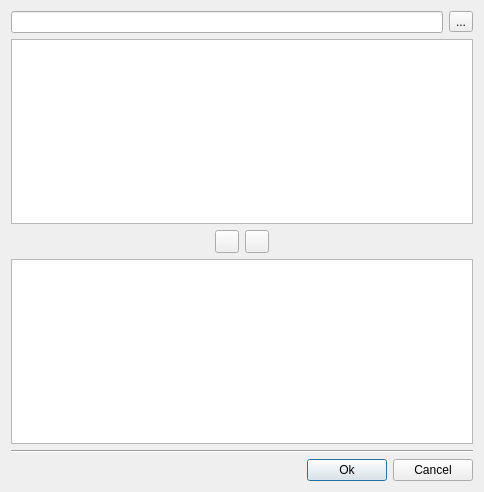
<?xml version="1.0" encoding="UTF-8"?>
<ui version="4.0">
 <class>CartoonBoxEditerDialog</class>
 <widget class="QDialog" name="CartoonBoxEditerDialog">
  <property name="geometry">
   <rect>
    <x>0</x>
    <y>0</y>
    <width>484</width>
    <height>492</height>
   </rect>
  </property>
  <property name="windowTitle">
   <string>Edit CartoonBox Frames</string>
  </property>
  <layout class="QVBoxLayout" name="verticalLayout">
   <item>
    <layout class="QHBoxLayout" name="horizontalLayout">
     <item>
      <widget class="QLineEdit" name="_filePath">
       <property name="readOnly">
        <bool>true</bool>
       </property>
      </widget>
     </item>
     <item>
      <widget class="QToolButton" name="_browseBtn">
       <property name="text">
        <string>...</string>
       </property>
      </widget>
     </item>
    </layout>
   </item>
   <item>
    <widget class="QListWidget" name="_srcImageList">
     <property name="verticalScrollMode">
      <enum>QAbstractItemView::ScrollPerPixel</enum>
     </property>
     <property name="horizontalScrollMode">
      <enum>QAbstractItemView::ScrollPerPixel</enum>
     </property>
     <property name="flow">
      <enum>QListView::LeftToRight</enum>
     </property>
    </widget>
   </item>
   <item>
    <layout class="QHBoxLayout" name="horizontalLayout_3">
     <item>
      <spacer name="horizontalSpacer_2">
       <property name="orientation">
        <enum>Qt::Horizontal</enum>
       </property>
       <property name="sizeHint" stdset="0">
        <size>
         <width>40</width>
         <height>20</height>
        </size>
       </property>
      </spacer>
     </item>
     <item>
      <widget class="QToolButton" name="_addBtn">
       <property name="text">
        <string/>
       </property>
       <property name="icon">
        <iconset resource="MainWindow.qrc">
         <normaloff>:/ICON/Resources/down.png</normaloff>:/ICON/Resources/down.png</iconset>
       </property>
      </widget>
     </item>
     <item>
      <widget class="QToolButton" name="_delBtn">
       <property name="text">
        <string/>
       </property>
       <property name="icon">
        <iconset resource="MainWindow.qrc">
         <normaloff>:/ICON/Resources/up.png</normaloff>:/ICON/Resources/up.png</iconset>
       </property>
      </widget>
     </item>
     <item>
      <spacer name="horizontalSpacer_3">
       <property name="orientation">
        <enum>Qt::Horizontal</enum>
       </property>
       <property name="sizeHint" stdset="0">
        <size>
         <width>40</width>
         <height>20</height>
        </size>
       </property>
      </spacer>
     </item>
    </layout>
   </item>
   <item>
    <widget class="QListWidget" name="_destImageList">
     <property name="verticalScrollMode">
      <enum>QAbstractItemView::ScrollPerPixel</enum>
     </property>
     <property name="horizontalScrollMode">
      <enum>QAbstractItemView::ScrollPerPixel</enum>
     </property>
     <property name="flow">
      <enum>QListView::LeftToRight</enum>
     </property>
    </widget>
   </item>
   <item>
    <widget class="Line" name="line">
     <property name="orientation">
      <enum>Qt::Horizontal</enum>
     </property>
    </widget>
   </item>
   <item>
    <layout class="QHBoxLayout" name="horizontalLayout_2">
     <item>
      <spacer name="horizontalSpacer">
       <property name="orientation">
        <enum>Qt::Horizontal</enum>
       </property>
       <property name="sizeHint" stdset="0">
        <size>
         <width>40</width>
         <height>20</height>
        </size>
       </property>
      </spacer>
     </item>
     <item>
      <widget class="QPushButton" name="_okBtn">
       <property name="text">
        <string>Ok</string>
       </property>
      </widget>
     </item>
     <item>
      <widget class="QPushButton" name="_cancelBtn">
       <property name="text">
        <string>Cancel</string>
       </property>
      </widget>
     </item>
    </layout>
   </item>
  </layout>
 </widget>
 <resources>
  <include location="MainWindow.qrc"/>
 </resources>
 <connections>
  <connection>
   <sender>_cancelBtn</sender>
   <signal>clicked()</signal>
   <receiver>CartoonBoxEditerDialog</receiver>
   <slot>reject()</slot>
   <hints>
    <hint type="sourcelabel">
     <x>791</x>
     <y>732</y>
    </hint>
    <hint type="destinationlabel">
     <x>793</x>
     <y>749</y>
    </hint>
   </hints>
  </connection>
 </connections>
</ui>
